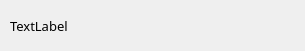
<?xml version="1.0" encoding="UTF-8"?>
<ui version="4.0">
 <class>Form</class>
 <widget class="QWidget" name="Form">
  <property name="geometry">
   <rect>
    <x>0</x>
    <y>0</y>
    <width>305</width>
    <height>51</height>
   </rect>
  </property>
  <property name="font">
   <font>
    <family>티머니 둥근바람 Regular</family>
    <pointsize>10</pointsize>
   </font>
  </property>
  <property name="windowTitle">
   <string>Form</string>
  </property>
  <widget class="QLabel" name="algorithm_title_label">
   <property name="geometry">
    <rect>
     <x>10</x>
     <y>10</y>
     <width>281</width>
     <height>31</height>
    </rect>
   </property>
   <property name="font">
    <font>
     <family>티머니 둥근바람 Regular</family>
     <pointsize>10</pointsize>
    </font>
   </property>
   <property name="text">
    <string>TextLabel</string>
   </property>
  </widget>
 </widget>
 <resources/>
 <connections/>
</ui>
